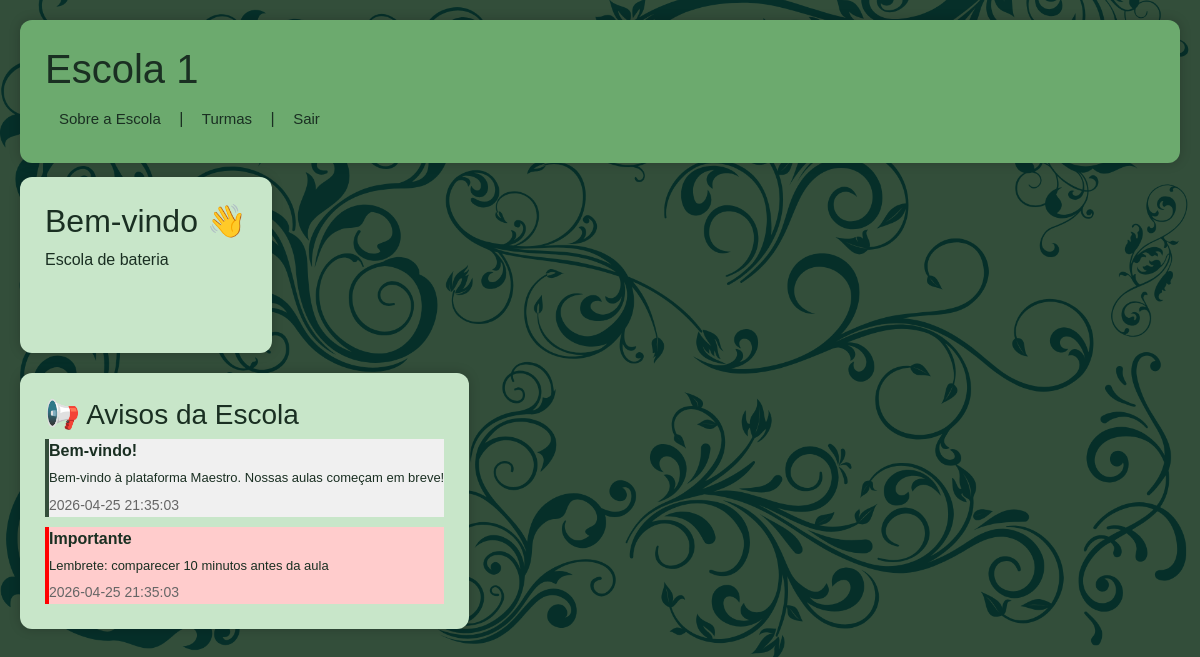
The page /escola (signed in) on the database as committed earlier.
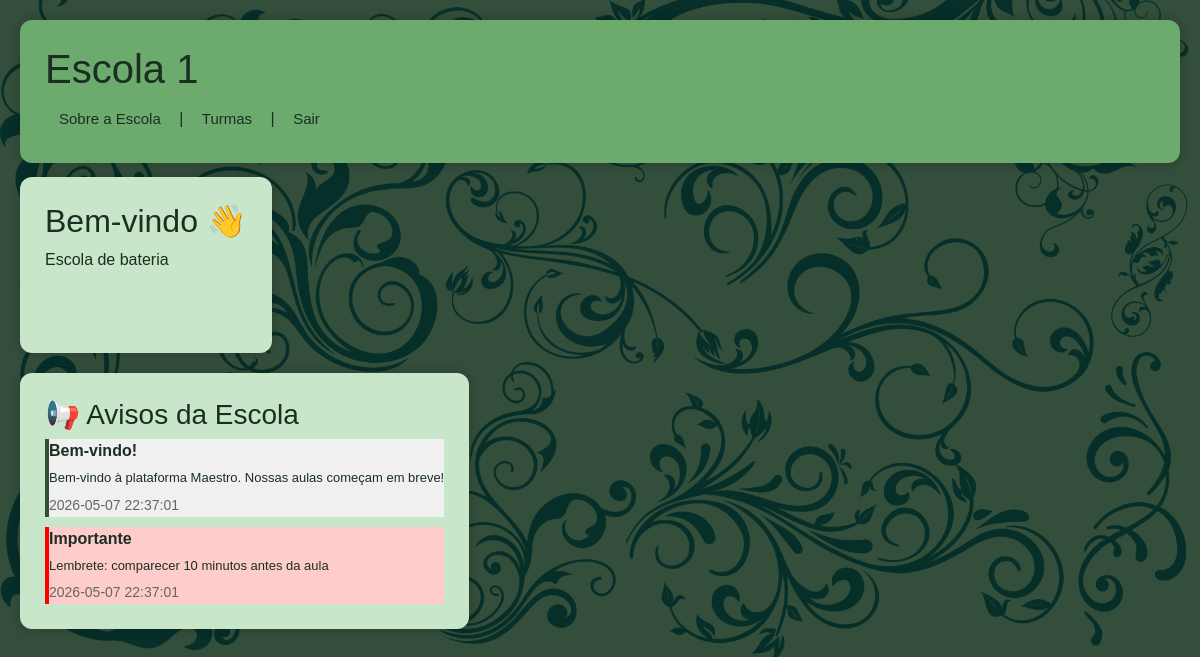
The same page on the database as committed later.
### tables this page shows
CREATE TABLE Aviso_Escola (
    id_aviso INTEGER PRIMARY KEY AUTOINCREMENT,
    titulo TEXT,
    conteudo TEXT NOT NULL,
    prioridade TEXT CHECK(prioridade IN ('normal', 'urgente')),
    arquivo TEXT,
    id_escola INTEGER NOT NULL,
    id_admin INTEGER NOT NULL,
    data_criacao TEXT,
    data_atualizacao TEXT,
    ativo BOOLEAN DEFAULT 1,
    FOREIGN KEY (id_escola) REFERENCES Escola(id_escola),
    FOREIGN KEY (id_admin) REFERENCES Admin_Escola(id_admin)
);

### app.py (the view)
@app.route("/escola")
def escola():
    if "aluno_id" not in session:
        return redirect("/")
    id_escola = session["id_escola"]
    escola = model.buscar_escola(id_escola)
    avisos = model.listar_avisos_escola(id_escola)
    return render_template("escola.html", escola=escola, avisos=avisos)

### model.py (called while the page is built)
def conectar():
    return sqlite3.connect("escola.db")

def buscar_escola(id_escola):
    conn = conectar()
    cursor = conn.cursor()
    cursor.execute("""
    SELECT nome, descricao, endereco, telefone
    FROM Escola
    WHERE id_escola = ?
    """, (id_escola,))
    escola = cursor.fetchone()
    conn.close()
    return escola

def listar_avisos_escola(id_escola):
    conn = conectar()
    cursor = conn.cursor()
    cursor.execute("""
    SELECT id_aviso, titulo, conteudo, prioridade, arquivo, id_admin, data_criacao, data_atualizacao
    FROM Aviso_Escola
    WHERE id_escola = ? AND ativo = 1
    ORDER BY data_criacao DESC
    """, (id_escola,))
    avisos = cursor.fetchall()
    conn.close()
    return avisos

### templates/escola.html (shortened to what this page needs)
<!DOCTYPE html>
<html lang="pt-br">
<head>
    <link href="https://cdn.jsdelivr.net/npm/bootstrap@5.3.8/dist/css/bootstrap.min.css" rel="stylesheet">
    <link rel="stylesheet" href="/static/style.css">
</head>
<body>
<div id="container1">
    <div id="divtopo" >
        <h1>{{ escola[0] }}</h1>
        <nav>
            <a href="#" onclick="toggleSobre()">Sobre a Escola</a> |
            <a href="/turmas">Turmas</a> |
            <a href="/logout">Sair</a>
        </nav>
    </div>
    <div style="display: flex;flex-direction: row;">
        <div id="subbox" style="height: 176.33px; width: max-content; ">
            <div>
                <h2>Bem-vindo 👋</h2>
                <p>{{ escola[1] }}</p>
            </div>
        </div>
    </div>
    <div id="subbox" style="display: flex; flex-direction: column; width: max-content; margin-top: 20px;">
        <h3>📢 Avisos da Escola</h3>
        <div style="max-height: 300px; overflow-y: auto; display: flex; flex-direction: column; gap: 10px;">
            {% if avisos %}
                {% for aviso in avisos %}
                <div class="aviso {% if aviso[3] == 'urgente' %}urgente{% endif %}">
                    <strong>{{ aviso[1] or 'Aviso' }}</strong>
                    <p style="margin: 5px 0; font-size: 13px;">{{ aviso[2] }}</p>
                    <small style="color: #666;">{{ aviso[6] }}</small>
                </div>
                {% endfor %}
            {% else %}
                <p><i>Nenhum aviso no momento.</i></p>
            {% endif %}
        </div>
    </div>
</div>
</body>
</html>

Rows that differ between the two databases and show on the page:
changed Aviso_Escola "Bem-vindo!": data_criacao "2026-04-25 21:35:03" → "2026-05-07 22:37:01"
changed Aviso_Escola "Importante": data_criacao "2026-04-25 21:35:03" → "2026-05-07 22:37:01"
